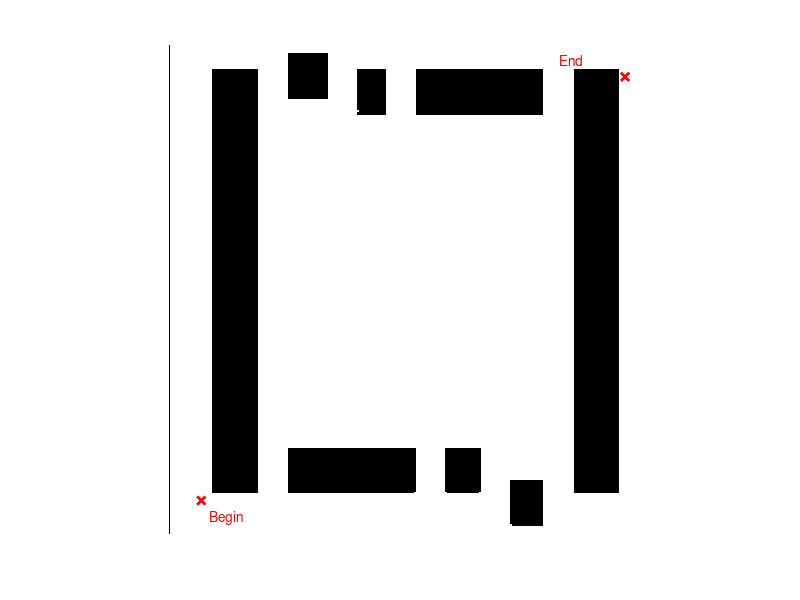

MATLAB code for this plot: (Note: this script raises an error after producing the figure.)
clear; clc; close all

%% CARGA Y VISUALIZACIÓN DEL MAPA
load mapa_1
imshow(mapa_bin); hold on;
inicio = [20, 280];
final  = [280, 20];
plot(inicio(1),inicio(2),'xr','LineWidth',2); text(inicio(1)+5,inicio(2)+10,'Begin','Color','r');
plot(final(1),final(2),'xr','LineWidth',2); text(final(1)-40,final(2)-10,'End','Color','r');

%% PARÁMETROS GWO
Nk = 3;                      % Número de puntos intermedios
D = 2 * Nk;                  % Dimensión (x1,x2,x3,y1,y2,y3)
N = 200;                     % Número de lobos
MaxIter = 700;              % Iteraciones máximas
mapSize = size(mapa_bin, 1);

%% INICIALIZACIÓN
X = randi([1 mapSize], N, D);  % Población inicial aleatoria
J = zeros(N, 1);               % Fitness

for i = 1:N
    J(i) = Ruta(X(i,:)', mapa_bin, inicio, final);
end

% Identificar los 3 mejores lobos
[J_sorted, idx] = sort(J);
alpha = X(idx(1), :);
beta  = X(idx(2), :);
delta = X(idx(3), :);
JBest = J_sorted(1);

% Inicializar gráfica
xBest = alpha(1:Nk); yBest = alpha(Nk+1:end);
[x_sort, idx_sort] = sort(xBest); y_sort = yBest(idx_sort);
h_line = plot([inicio(1), x_sort, final(1)], [inicio(2), y_sort, final(2)], 'b-', 'LineWidth', 2);
h_points = plot(x_sort, y_sort, 'ro', 'MarkerFaceColor', 'r');

JBest_graf = zeros(1, MaxIter);

%% BUCLE PRINCIPAL GWO
for iter = 1:MaxIter
    a = 2 - iter * (2 / MaxIter);
    for i = 1:N
        for d = 1:D
            r1 = rand(); r2 = rand();
            A1 = 2*a*r1 - a;
            C1 = 2*r2;
            D_alpha = abs(C1 * alpha(d) - X(i,d));
            X1 = alpha(d) - A1 * D_alpha;

            r1 = rand(); r2 = rand();
            A2 = 2*a*r1 - a;
            C2 = 2*r2;
            D_beta = abs(C2 * beta(d) - X(i,d));
            X2 = beta(d) - A2 * D_beta;

            r1 = rand(); r2 = rand();
            A3 = 2*a*r1 - a;
            C3 = 2*r2;
            D_delta = abs(C3 * delta(d) - X(i,d));
            X3 = delta(d) - A3 * D_delta;

            X(i,d) = round((X1 + X2 + X3) / 3);
        end

        % Corrección de límites
        X(i, :) = max(min(X(i,:), mapSize), 1);
    end

    % Evaluar fitness y actualizar jerarquía
    for i = 1:N
        Ji = Ruta(X(i,:)', mapa_bin, inicio, final);
        J(i) = Ji;
    end
    [J_sorted, idx] = sort(J);
    alpha = X(idx(1), :);
    beta  = X(idx(2), :);
    delta = X(idx(3), :);

    % Guardar mejor solución
    if J_sorted(1) < JBest
        JBest = J_sorted(1);
        xBest = alpha(1:Nk);
        yBest = alpha(Nk+1:end);
    end

    [x_sort, idx_sort] = sort(xBest); y_sort = yBest(idx_sort);
    set(h_line, 'XData', [inicio(1), x_sort, final(1)], 'YData', [inicio(2), y_sort, final(2)]);
    set(h_points, 'XData', x_sort, 'YData', y_sort);
    drawnow

    JBest_graf(iter) = JBest;
    disp(['Iteración ', num2str(iter), ' | JBest: ', num2str(JBest)])
end

%% GRAFICAR CONVERGENCIA
figure
plot(1:MaxIter, JBest_graf, 'LineWidth', 2)
xlabel('Iteraciones'); ylabel('Fitness J'); title('Convergencia GWO')
set(gca, 'FontSize', 12)
